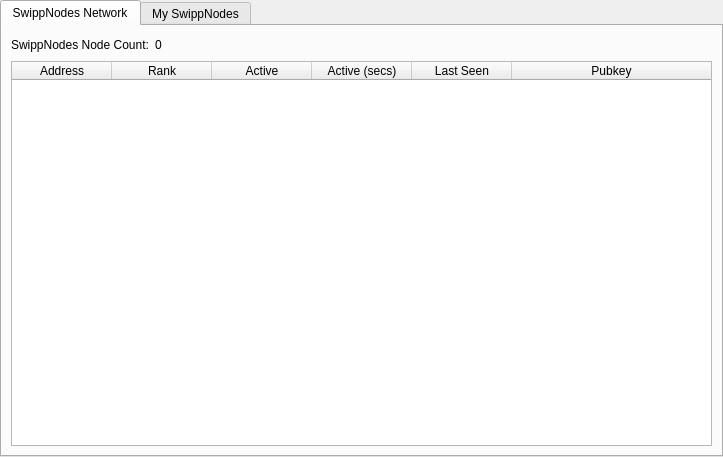
<?xml version="1.0" encoding="UTF-8"?>
<ui version="4.0">
 <class>MasternodeManager</class>
 <widget class="QWidget" name="MasternodeManager">
  <property name="geometry">
   <rect>
    <x>0</x>
    <y>0</y>
    <width>723</width>
    <height>457</height>
   </rect>
  </property>
  <property name="windowTitle">
   <string>Form</string>
  </property>
  <layout class="QVBoxLayout" name="topLayout">
   <property name="leftMargin">
    <number>0</number>
   </property>
   <property name="topMargin">
    <number>0</number>
   </property>
   <property name="rightMargin">
    <number>0</number>
   </property>
   <property name="bottomMargin">
    <number>0</number>
   </property>
   <item>
    <layout class="QVBoxLayout" name="verticalLayout">
     <property name="bottomMargin">
      <number>0</number>
     </property>
     <item>
      <widget class="QTabWidget" name="tabWidget">
       <property name="currentIndex">
        <number>0</number>
       </property>
       <widget class="QWidget" name="tab">
        <attribute name="title">
         <string>SwippNodes Network</string>
        </attribute>
        <layout class="QGridLayout" name="gridLayout">
         <item row="1" column="0">
          <widget class="QTableWidget" name="tableWidget">
           <property name="editTriggers">
            <set>QAbstractItemView::NoEditTriggers</set>
           </property>
           <property name="alternatingRowColors">
            <bool>true</bool>
           </property>
           <property name="selectionBehavior">
            <enum>QAbstractItemView::SelectRows</enum>
           </property>
           <attribute name="horizontalHeaderStretchLastSection">
            <bool>true</bool>
           </attribute>
           <column>
            <property name="text">
             <string>Address</string>
            </property>
           </column>
           <column>
            <property name="text">
             <string>Rank</string>
            </property>
           </column>
           <column>
            <property name="text">
             <string>Active</string>
            </property>
           </column>
           <column>
            <property name="text">
             <string>Active (secs)</string>
            </property>
           </column>
           <column>
            <property name="text">
             <string>Last Seen</string>
            </property>
           </column>
           <column>
            <property name="text">
             <string>Pubkey</string>
            </property>
           </column>
          </widget>
         </item>
         <item row="0" column="0">
          <layout class="QHBoxLayout" name="horizontalLayout_3">
           <property name="bottomMargin">
            <number>0</number>
           </property>
           <item>
            <widget class="QLabel" name="label_2">
             <property name="text">
              <string>SwippNodes Node Count:</string>
             </property>
            </widget>
           </item>
           <item>
            <widget class="QLabel" name="countLabel">
             <property name="text">
              <string>0</string>
             </property>
            </widget>
           </item>
           <item>
            <spacer name="horizontalSpacer_3">
             <property name="orientation">
              <enum>Qt::Horizontal</enum>
             </property>
             <property name="sizeHint" stdset="0">
              <size>
               <width>40</width>
               <height>20</height>
              </size>
             </property>
            </spacer>
           </item>
          </layout>
         </item>
        </layout>
       </widget>
       <widget class="QWidget" name="tab_2">
        <attribute name="title">
         <string>My SwippNodes</string>
        </attribute>
        <layout class="QGridLayout" name="gridLayout_2">
         <item row="0" column="0">
          <layout class="QVBoxLayout" name="verticalLayout_2">
           <property name="bottomMargin">
            <number>0</number>
           </property>
           <item>
            <layout class="QHBoxLayout" name="horizontalLayout">
             <item>
              <widget class="QPushButton" name="createButton">
               <property name="text">
                <string>&amp;Create...</string>
               </property>
              </widget>
             </item>
             <item>
              <widget class="QPushButton" name="copyAddressButton">
               <property name="text">
                <string>Copy &amp;Address</string>
               </property>
              </widget>
             </item>
             <item>
              <spacer name="horizontalSpacer">
               <property name="orientation">
                <enum>Qt::Horizontal</enum>
               </property>
               <property name="sizeHint" stdset="0">
                <size>
                 <width>40</width>
                 <height>20</height>
                </size>
               </property>
              </spacer>
             </item>
            </layout>
           </item>
           <item>
            <widget class="QTableWidget" name="tableWidget_2">
             <property name="editTriggers">
              <set>QAbstractItemView::NoEditTriggers</set>
             </property>
             <property name="alternatingRowColors">
              <bool>true</bool>
             </property>
             <property name="selectionMode">
              <enum>QAbstractItemView::SingleSelection</enum>
             </property>
             <property name="selectionBehavior">
              <enum>QAbstractItemView::SelectRows</enum>
             </property>
             <attribute name="horizontalHeaderStretchLastSection">
              <bool>true</bool>
             </attribute>
             <column>
              <property name="text">
               <string>Alias</string>
              </property>
             </column>
             <column>
              <property name="text">
               <string>IP/Onion</string>
              </property>
             </column>
             <column>
              <property name="text">
               <string>Status</string>
              </property>
             </column>
             <column>
              <property name="text">
               <string>Collateral Address</string>
              </property>
             </column>
            </widget>
           </item>
           <item>
            <layout class="QHBoxLayout" name="horizontalLayout_2">
             <property name="bottomMargin">
              <number>0</number>
             </property>
             <item>
              <widget class="QPushButton" name="editButton">
               <property name="text">
                <string>&amp;Edit</string>
               </property>
              </widget>
             </item>
             <item>
              <widget class="QPushButton" name="getConfigButton">
               <property name="text">
                <string>&amp;Get Config</string>
               </property>
              </widget>
             </item>
             <item>
              <widget class="QPushButton" name="removeButton">
               <property name="text">
                <string>&amp;Remove</string>
               </property>
              </widget>
             </item>
             <item>
              <spacer name="horizontalSpacer_2">
               <property name="orientation">
                <enum>Qt::Horizontal</enum>
               </property>
               <property name="sizeHint" stdset="0">
                <size>
                 <width>40</width>
                 <height>20</height>
                </size>
               </property>
              </spacer>
             </item>
            </layout>
           </item>
           <item>
            <layout class="QHBoxLayout" name="horizontalLayout_4">
             <property name="bottomMargin">
              <number>0</number>
             </property>
             <item>
              <widget class="QPushButton" name="startButton">
               <property name="text">
                <string>&amp;Start</string>
               </property>
              </widget>
             </item>
             <item>
              <widget class="QPushButton" name="stopButton">
               <property name="text">
                <string>Sto&amp;p</string>
               </property>
              </widget>
             </item>
             <item>
              <spacer name="horizontalSpacer_4">
               <property name="orientation">
                <enum>Qt::Horizontal</enum>
               </property>
               <property name="sizeHint" stdset="0">
                <size>
                 <width>40</width>
                 <height>20</height>
                </size>
               </property>
              </spacer>
             </item>
            </layout>
           </item>
           <item>
            <layout class="QHBoxLayout" name="horizontalLayout_5">
             <property name="bottomMargin">
              <number>0</number>
             </property>
             <item>
              <widget class="QPushButton" name="startAllButton">
               <property name="text">
                <string>S&amp;tart All</string>
               </property>
              </widget>
             </item>
             <item>
              <widget class="QPushButton" name="stopAllButton">
               <property name="text">
                <string>St&amp;op All</string>
               </property>
              </widget>
             </item>
             <item>
              <spacer name="horizontalSpacer_5">
               <property name="orientation">
                <enum>Qt::Horizontal</enum>
               </property>
               <property name="sizeHint" stdset="0">
                <size>
                 <width>40</width>
                 <height>20</height>
                </size>
               </property>
              </spacer>
             </item>
            </layout>
           </item>
          </layout>
         </item>
        </layout>
       </widget>
      </widget>
     </item>
    </layout>
   </item>
  </layout>
 </widget>
 <resources/>
 <connections/>
</ui>
